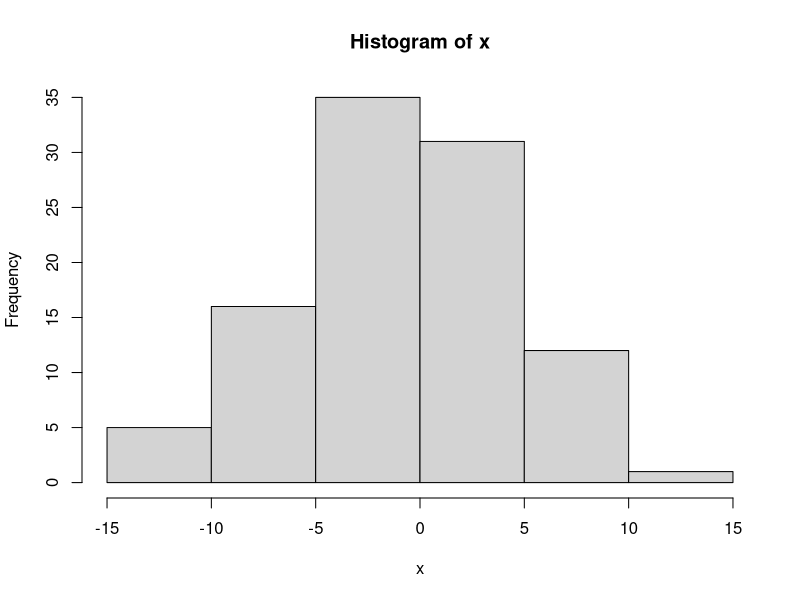
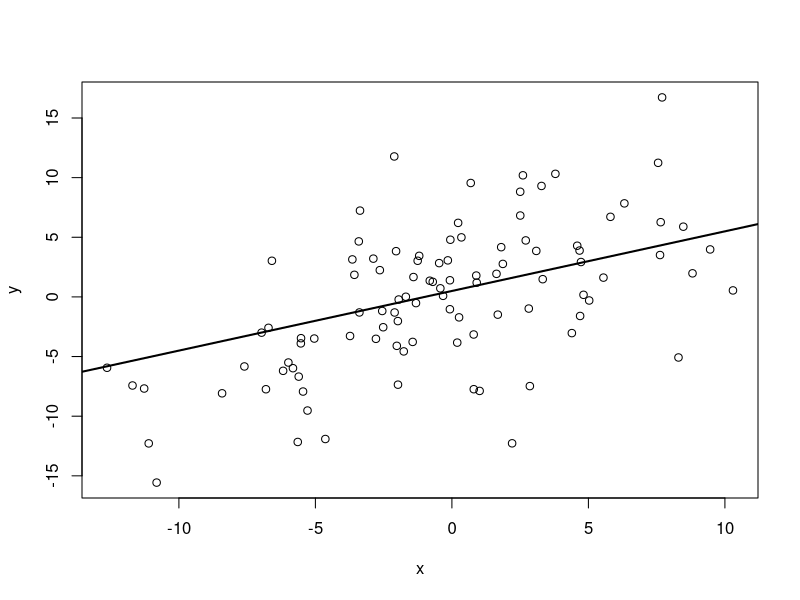
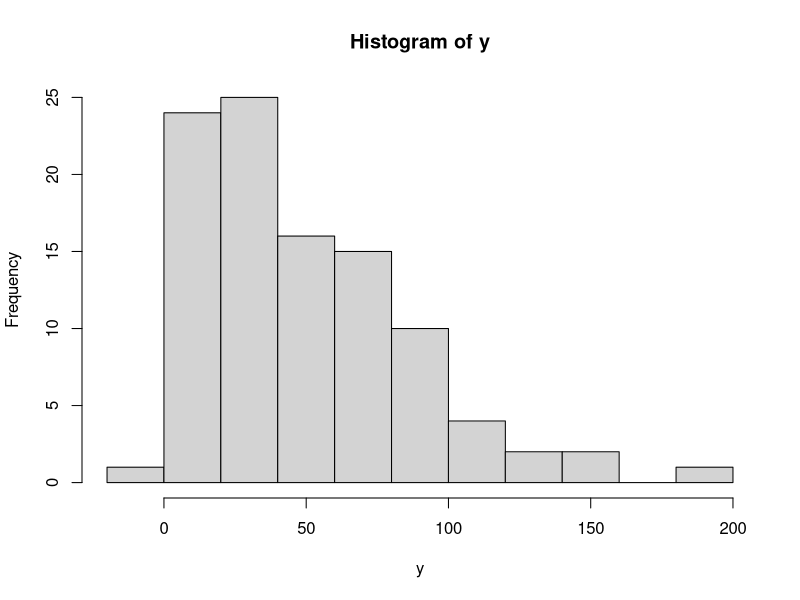
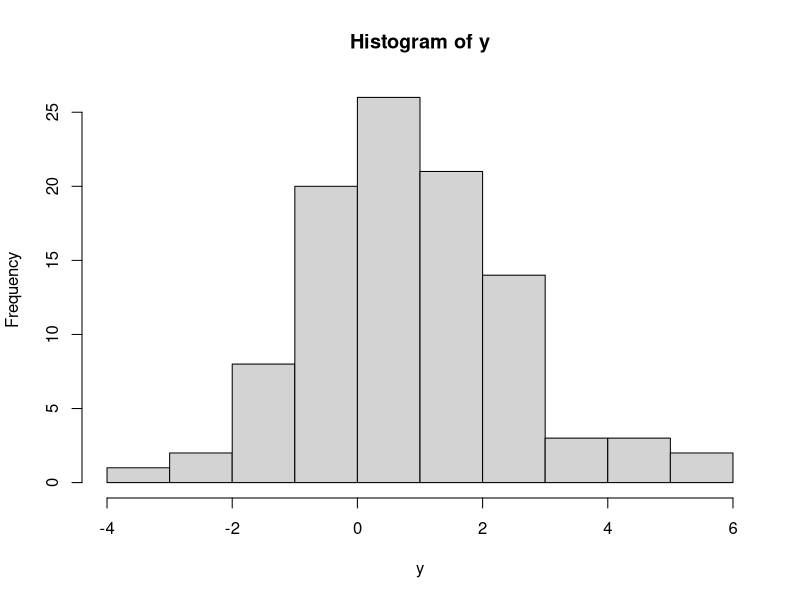
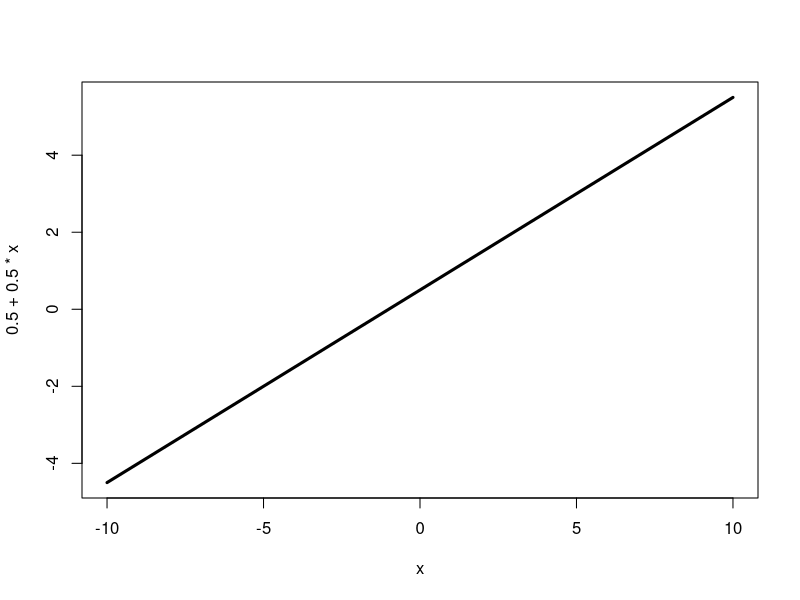
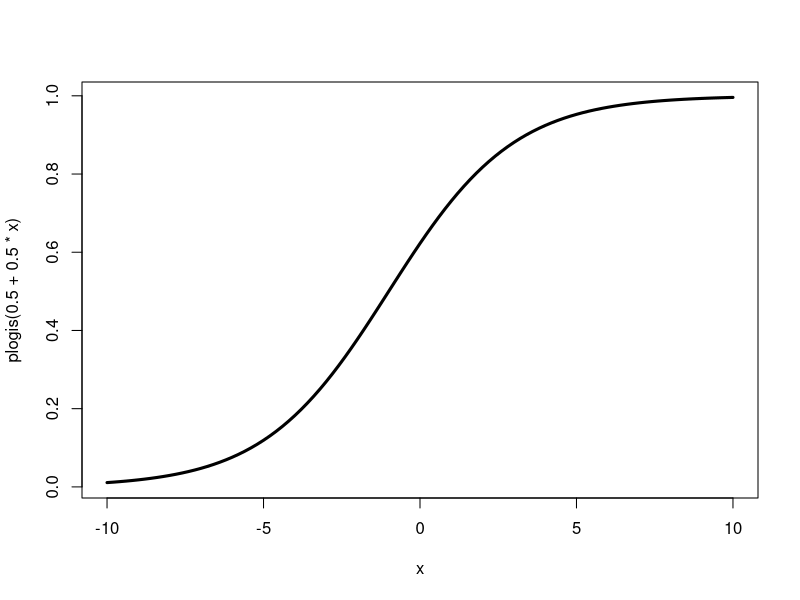
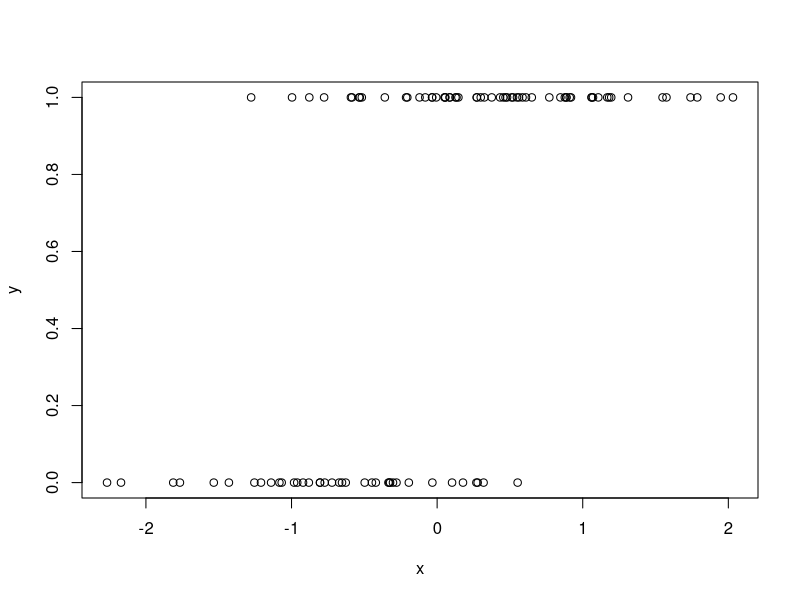

Here is the R script that generated these plots, in order:
# simulate from a Normal(0, 5)
n_obs <- 100
x <- rnorm(n_obs, mean = 0, sd = 5)

# what does this look like? What is the mean? What is the variance?
hist(x)
mean(x)
var(x)

# Let's say x causes some other variable (let's call it y) that we are interested in and we
# want to model this process. (draw a dag on the whiteboard). If we assume that 
# that y comes is normally distributed around some function of x with errors that come from a # normal distribution with mean 0 and standard deviation sigma, we can write our model as:
#
# y ~ N(f(x), sigma)
# x ~ N(0, 5)
#
# If f(x) := a + b*x we have the standard linear model:
#
# y ~ N(f(x), sigma)
# f(x) = a + b*x
# x ~ N(0, 5)
#
# let a = .5, b = .5, and sigma = 5. Simulate 100 observations from our model.

a <- .5
b <- .5
sigma <- 5
fx <- a + b*x
y <- rnorm(n_obs, fx, sigma)

# plot the relationship between x and y
plot(y ~ x)
abline(a = .5, b = .5, lwd = 2)

# run a linear model 
summary(lm(y ~ x))

# we see our a is the intercept, b is the slope on x, and our sigma is the residual standard error.


# Challenge ---------------------------------------------------------------

# Simulate 100 observations from the following model:
#
# y ~ N(f(x), sigma)
# f(x) ~ a + b*x
# x ~ Exponential(rate = 1/20)
#
# lets make a = 3, b = 2 and sigma = 1
a <- 3
b <- 2
sigma <- 3
x <- rexp(n_obs, 1/20)
fx <- a + b*x
y <- rnorm(n_obs, fx, sigma)

# what does our data y look like?
hist(y)

# y is clearly not normal, can we use a regular linear model for it?
summary(lm(y ~ x))


# Multiple Variables ------------------------------------------------------

# now let's add multiple variables, let's say that y is a function of x and z, and that 
# x and z are independent of each other. Let's say x comes from a normal(0,1) and z comes from an Binomial(1,.5) (i.e. a Bernoulli(.5))
#
# y ~ N(f(x,z), sigma)
# f(x,z) = a + b1*x + b2*z
# x ~ N(0,1)
# z ~ Bern(.5)
#
# a = 1, b1 = 1.5, b2 = -.5 and sigma = 1.
#
# Simulate it

z <- rbinom(n_obs, 1, .5)
x <- rnorm(n_obs)
a <- 1
b1 <- 1.5
b2 <- -.5
sigma <- 1
fxz <- a + b1*x + b2*z
y <- rnorm(n_obs, fxz, sigma)

hist(y)

summary(lm(y ~ x + z))


# Multiple Variables--But with dependence!! -------------------------------

# we again have x and z predicting y, but with a complication! z is also a function of x. (draw on board). So our model looks something like this:
#
# y ~ N(f(x,z), sigma)
# f(x,z) = a + b1*x + b2*z
# z ~ N(g(x), sigma2)
# g(x) = a2 + b3*x
# x ~ N(0, 1)
#
# set all the parameters to 1 and simulate it!

x <- rnorm(n_obs)
a2 <- b3 <- sigma2 <- 1
gx <- a2 + b3*x
z <- rnorm(n_obs, gx, sigma2)
a <- b1 <- b2 <- sigma <- 1
fxz <- a + b1*x + b2*z
y <- rnorm(n_obs, fxz, sigma)

# We know what the true data generating process, but how do we correctly estimate the parameters for this model? Enthralling discussion ensues.



# Logistic Regression -----------------------------------------------------

# in biology we often have variables that take on binary outcomes. Did my plant survive (yes/no). Did I observe this species (oui/non), etc. We will tend to model these events using a generalized linear model called logistic regression. We want to keep using our nice linear machinery to model our outcomes, but somehow also use the 0-1 probability space that feels natural with binary outcomes. So we must turn to the inverse logit function.

# say we have a predictor x that ranges from -10 to 10. Imagine we have a linear model relating x to our binary outcome y, we first predict some intermediate thing, called the log odds, then go from log odds to probability.

# so if our linear model is .5 + .5*x, our log odds outcomes would be
curve(.5 + .5*x, -10,10, lwd = 3)

# nice and linear, but it goes outside of 0, and 1 where our probabilities lie, so we use the inverse logit function (plogis in r) to map our log odds onto a 0-1 space.
curve(plogis(.5 + .5*x),-10, 10, lwd = 3)


# Challenge: Too logit to quit (shamefully stolen joke) -------------------

# simulate from the following model
#
# y ~ Bernoulli(f(x))
# f(x) = inv_logit(a + b*x)
# x ~ N(0,1)
#
# a = 1 b = 2

x <- rnorm(n_obs)
a <- 1
b <- 2
fx <- plogis(a + b*x)
y <- rbinom(n_obs, 1, fx)

plot(y ~ x)

summary(glm(y ~ x, family = binomial))

# how to interpret the output from logistic regression?

